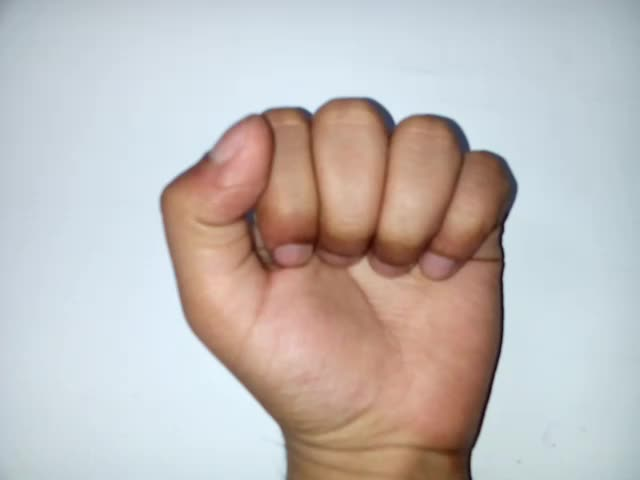
#> input picture DATASET/A/001.jpg, 640 x 480 px, found by its file name
$ python preprocess.py
#> lines starting #> are read from the running program, lines starting #| are printed output that depends on the picture; after the words box and inside, x2 and y2 are one past the last pixel; in counts of white or black regions, pixels touching at a corner belong together
import numpy as np
import cv2

def func(path):
    frame = cv2.imread(path)
#> frame is the input picture: shape (480, 640, 3); mean B, G, R 186.1, 188, 193.7
    frame = cv2.resize(frame,(100,100))
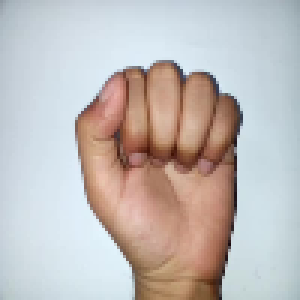
#> frame: shape (100, 100, 3) (shown 3 times larger); mean B, G, R 185.9, 187.8, 193.5
    # downsize it to reduce processing time
    #cv2.imshow("original",frame)
    converted = cv2.cvtColor(frame, cv2.COLOR_BGR2HSV) # Convert from RGB to HSV
#> converted: shape (100, 100, 3); mean H, S, V 71.7, 49.1, 207.6
    #print(frame.shape)
    #tuned settings
    lowerBoundary = np.array([0,40,30],dtype="uint8")
    upperBoundary = np.array([43,255,254],dtype="uint8")

    skinMask = cv2.inRange(converted, lowerBoundary, upperBoundary)
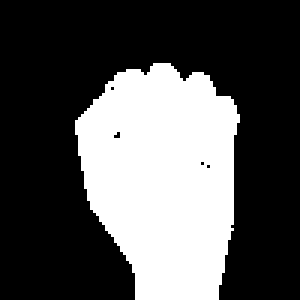
#> skinMask: shape (100, 100) (shown 3 times larger); 32.8% white; 1 white region, box (x1, y1, x2, y2) and area: (25, 21, 80, 100) 3275

    # apply a series of erosions and dilations to the mask using an elliptical kernel
    kernel = cv2.getStructuringElement(cv2.MORPH_ELLIPSE, (3,3))
    skinMask = cv2.erode(skinMask, kernel, iterations = 2)
#> skinMask: shape (100, 100); 28.6% white; 1 white region, box (x1, y1, x2, y2) and area: (27, 23, 78, 100) 2859
    skinMask = cv2.dilate(skinMask, kernel, iterations = 2)
#> skinMask: shape (100, 100); 32.6% white; 1 white region, box (x1, y1, x2, y2) and area: (25, 21, 80, 100) 3263

    lowerBoundary = np.array([170,80,30],dtype="uint8")
    upperBoundary = np.array([180,255,250],dtype="uint8")

    skinMask2 = cv2.inRange(converted, lowerBoundary, upperBoundary)
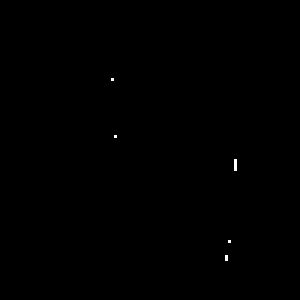
#> skinMask2: shape (100, 100) (shown 3 times larger); 0.09% white in thin lines or dots, all inside (x1, y1, x2, y2) = (37, 26, 79, 87)
    skinMask = cv2.addWeighted(skinMask,0.5,skinMask2,0.5,0.0)
#> skinMask: shape (100, 100); values 0 (black) and 128 (white), 32.7% white; 1 white region, box (x1, y1, x2, y2) and area: (25, 21, 80, 100) 3272
    #print(skinMask.flatten())
    #print(skinMask.shape)

    # blur the mask to help remove noise, then apply the
    # mask to the frame
    skinMask = cv2.medianBlur(skinMask, 5)
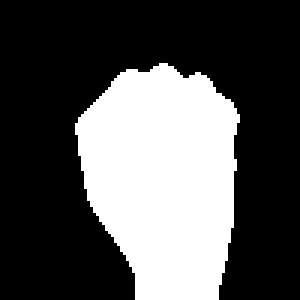
#> skinMask: shape (100, 100) (shown 3 times larger); values 0 (black) and 128 (white), 32.7% white; 1 white region, box (x1, y1, x2, y2) and area: (25, 21, 80, 100) 3273
    skin = cv2.bitwise_and(frame, frame, mask = skinMask)
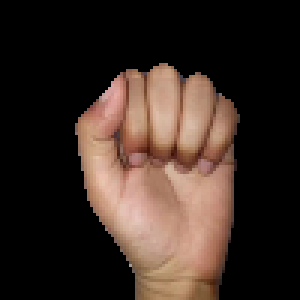
#> skin: shape (100, 100, 3) (shown 3 times larger); mean B, G, R 35.9, 43.1, 57.5
    frame = cv2.addWeighted(frame,1.5,skin,-0.5,0)
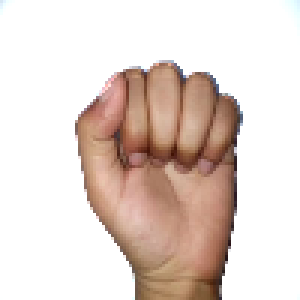
#> frame: shape (100, 100, 3) (shown 3 times larger); mean B, G, R 205.9, 213, 227.5
    skin = cv2.bitwise_and(frame, frame, mask = skinMask)
    skin = cv2.cvtColor(skin,cv2.COLOR_BGR2GRAY)
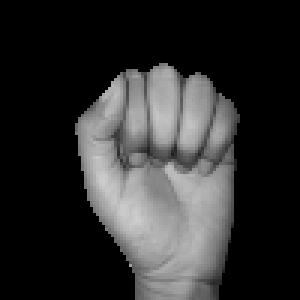
#> skin: shape (100, 100) (shown 3 times larger); min 0, max 206, mean 46.6
    cv2.imshow("masked",skin) # Everything apart from skin is shown to be black
    cv2.waitKey(10000)
    return skin

func(r'C:\Users\EMINACK\Desktop\GEXT\DATASET\A\001.jpg')

$ run again, with DATASET/A/013.jpg copied over DATASET/A/001.jpg
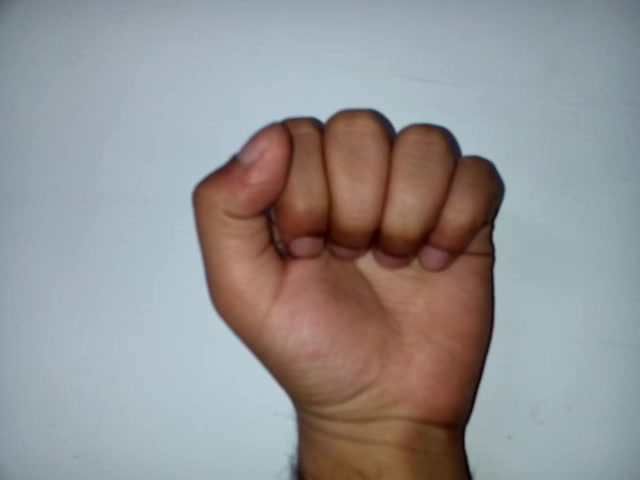
#> input picture DATASET/A/013.jpg, 640 x 480 px, found by its file name
#> in func, frame is the input picture: shape (480, 640, 3); mean B, G, R 148.4, 147.9, 149
#> converted: shape (100, 100, 3); mean H, S, V 75.8, 59.3, 165.3
#> in func, `skinMask = cv2.inRange(converted, lowerBoundary, upperBoundary)`:
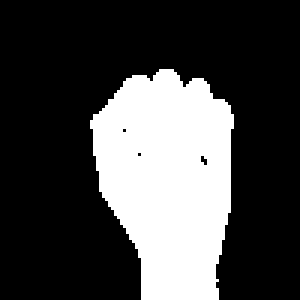
#> skinMask: shape (100, 100) (shown 3 times larger); 27.4% white; 1 white region, box (x1, y1, x2, y2) and area: (30, 23, 78, 100) 2743
#> skinMask2: shape (100, 100); 0.17% white in thin lines or dots, all inside (x1, y1, x2, y2) = (32, 26, 78, 76)
#> in func, `skin = cv2.cvtColor(skin,cv2.COLOR_BGR2GRAY)`:
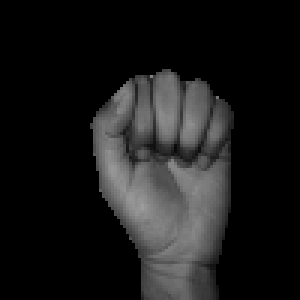
#> skin: shape (100, 100) (shown 3 times larger); min 0, max 157, mean 25.7

$ run again, with DATASET/A/032.jpg copied over DATASET/A/001.jpg
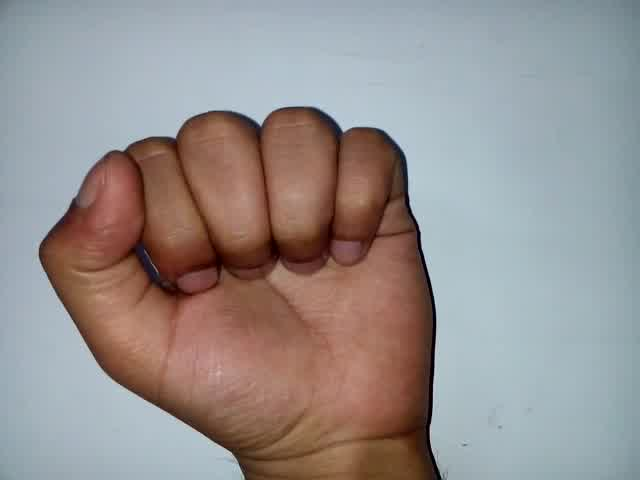
#> input picture DATASET/A/032.jpg, 640 x 480 px, found by its file name
#> in func, frame is the input picture: shape (480, 640, 3); mean B, G, R 144, 145, 151.2
#> converted: shape (100, 100, 3); mean H, S, V 68.3, 66.3, 166.2
#> in func, `skinMask = cv2.inRange(converted, lowerBoundary, upperBoundary)`:
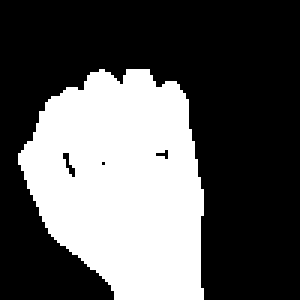
#> skinMask: shape (100, 100) (shown 3 times larger); 35.6% white; 1 white region, box (x1, y1, x2, y2) and area: (6, 23, 68, 100) 3557
#> skinMask2: shape (100, 100); 0.21% white in thin lines or dots, all inside (x1, y1, x2, y2) = (10, 27, 67, 59)
#> in func, `skin = cv2.cvtColor(skin,cv2.COLOR_BGR2GRAY)`:
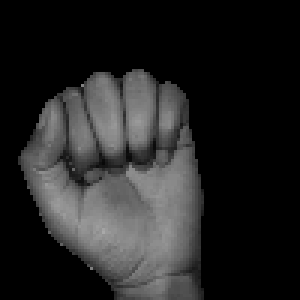
#> skin: shape (100, 100) (shown 3 times larger); min 0, max 169, mean 36.1

$ run again, with DATASET/A/034.jpg copied over DATASET/A/001.jpg
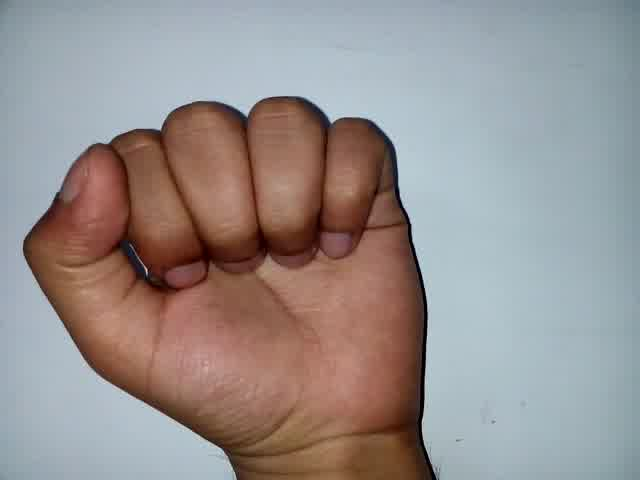
#> input picture DATASET/A/034.jpg, 640 x 480 px, found by its file name
#> in func, frame is the input picture: shape (480, 640, 3); mean B, G, R 143.5, 144.8, 152
#> converted: shape (100, 100, 3); mean H, S, V 67.3, 67, 166.8
#> skinMask2: shape (100, 100); 0.26% white in thin lines or dots, all inside (x1, y1, x2, y2) = (5, 22, 64, 81)
#> in func, `skin = cv2.cvtColor(skin,cv2.COLOR_BGR2GRAY)`:
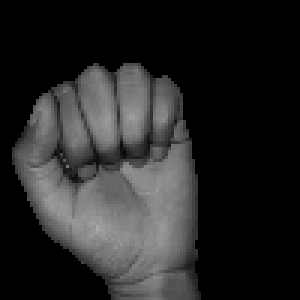
#> skin: shape (100, 100) (shown 3 times larger); min 0, max 171, mean 38
